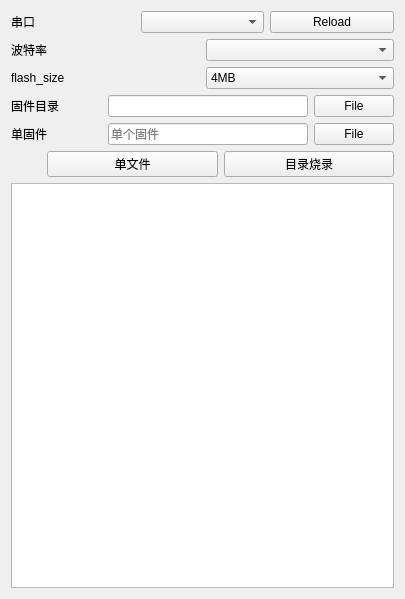
<?xml version="1.0" encoding="UTF-8"?>
<ui version="4.0">
 <class>layout</class>
 <widget class="QWidget" name="layout">
  <property name="geometry">
   <rect>
    <x>0</x>
    <y>0</y>
    <width>405</width>
    <height>599</height>
   </rect>
  </property>
  <property name="windowTitle">
   <string extracomment="ESPtoll">ESPtool Gui</string>
  </property>
  <layout class="QVBoxLayout" name="verticalLayout_3">
   <item>
    <layout class="QHBoxLayout" name="horizontalLayout">
     <item>
      <widget class="QLabel" name="label">
       <property name="text">
        <string>串口</string>
       </property>
      </widget>
     </item>
     <item>
      <widget class="QComboBox" name="portBox"/>
     </item>
     <item>
      <widget class="QPushButton" name="Reload">
       <property name="text">
        <string>Reload</string>
       </property>
      </widget>
     </item>
    </layout>
   </item>
   <item>
    <layout class="QVBoxLayout" name="verticalLayout_2">
     <item>
      <layout class="QHBoxLayout" name="horizontalLayout_2">
       <item>
        <widget class="QLabel" name="label_2">
         <property name="text">
          <string>波特率</string>
         </property>
        </widget>
       </item>
       <item>
        <widget class="QComboBox" name="baudBox"/>
       </item>
      </layout>
     </item>
     <item>
      <layout class="QHBoxLayout" name="horizontalLayout_3">
       <item>
        <widget class="QLabel" name="label_3">
         <property name="text">
          <string>flash_size</string>
         </property>
        </widget>
       </item>
       <item>
        <widget class="QComboBox" name="flashSizeBox">
         <property name="currentIndex">
          <number>5</number>
         </property>
         <property name="modelColumn">
          <number>0</number>
         </property>
         <item>
          <property name="text">
           <string>256KB</string>
          </property>
         </item>
         <item>
          <property name="text">
           <string>512KB</string>
          </property>
         </item>
         <item>
          <property name="text">
           <string>1MB</string>
          </property>
         </item>
         <item>
          <property name="text">
           <string>2MB</string>
          </property>
         </item>
         <item>
          <property name="text">
           <string>2MB-c1</string>
          </property>
         </item>
         <item>
          <property name="text">
           <string>4MB</string>
          </property>
         </item>
         <item>
          <property name="text">
           <string>4MB-c1</string>
          </property>
         </item>
         <item>
          <property name="text">
           <string>8MB</string>
          </property>
         </item>
         <item>
          <property name="text">
           <string>16MB</string>
          </property>
         </item>
        </widget>
       </item>
      </layout>
     </item>
    </layout>
   </item>
   <item>
    <layout class="QHBoxLayout" name="horizontalLayout_4">
     <item>
      <widget class="QLabel" name="label_4">
       <property name="text">
        <string>固件目录</string>
       </property>
      </widget>
     </item>
     <item>
      <spacer name="horizontalSpacer">
       <property name="orientation">
        <enum>Qt::Horizontal</enum>
       </property>
       <property name="sizeHint" stdset="0">
        <size>
         <width>40</width>
         <height>20</height>
        </size>
       </property>
      </spacer>
     </item>
     <item>
      <widget class="QLineEdit" name="allBin">
       <property name="enabled">
        <bool>true</bool>
       </property>
       <property name="minimumSize">
        <size>
         <width>200</width>
         <height>0</height>
        </size>
       </property>
       <property name="text">
        <string/>
       </property>
       <property name="readOnly">
        <bool>true</bool>
       </property>
      </widget>
     </item>
     <item>
      <widget class="QPushButton" name="file">
       <property name="text">
        <string>File</string>
       </property>
      </widget>
     </item>
    </layout>
   </item>
   <item>
    <layout class="QHBoxLayout" name="horizontalLayout_5">
     <item>
      <widget class="QLabel" name="label_5">
       <property name="text">
        <string>单固件</string>
       </property>
      </widget>
     </item>
     <item>
      <spacer name="horizontalSpacer_2">
       <property name="orientation">
        <enum>Qt::Horizontal</enum>
       </property>
       <property name="sizeHint" stdset="0">
        <size>
         <width>40</width>
         <height>20</height>
        </size>
       </property>
      </spacer>
     </item>
     <item>
      <widget class="QLineEdit" name="oneBin">
       <property name="minimumSize">
        <size>
         <width>200</width>
         <height>0</height>
        </size>
       </property>
       <property name="inputMask">
        <string/>
       </property>
       <property name="readOnly">
        <bool>true</bool>
       </property>
       <property name="placeholderText">
        <string>单个固件</string>
       </property>
      </widget>
     </item>
     <item>
      <widget class="QPushButton" name="file2">
       <property name="text">
        <string>File</string>
       </property>
      </widget>
     </item>
    </layout>
   </item>
   <item>
    <layout class="QHBoxLayout" name="horizontalLayout_6">
     <item>
      <spacer name="horizontalSpacer_3">
       <property name="orientation">
        <enum>Qt::Horizontal</enum>
       </property>
       <property name="sizeType">
        <enum>QSizePolicy::Minimum</enum>
       </property>
       <property name="sizeHint" stdset="0">
        <size>
         <width>36</width>
         <height>20</height>
        </size>
       </property>
      </spacer>
     </item>
     <item>
      <widget class="QPushButton" name="flash_one">
       <property name="text">
        <string>单文件</string>
       </property>
      </widget>
     </item>
     <item>
      <widget class="QPushButton" name="flash_all">
       <property name="text">
        <string>目录烧录</string>
       </property>
      </widget>
     </item>
    </layout>
   </item>
   <item>
    <layout class="QVBoxLayout" name="verticalLayout_4">
     <item>
      <widget class="QPlainTextEdit" name="textShow">
       <property name="plainText">
        <string/>
       </property>
       <property name="centerOnScroll">
        <bool>false</bool>
       </property>
      </widget>
     </item>
    </layout>
   </item>
  </layout>
 </widget>
 <tabstops>
  <tabstop>portBox</tabstop>
  <tabstop>allBin</tabstop>
  <tabstop>oneBin</tabstop>
  <tabstop>flashSizeBox</tabstop>
  <tabstop>flash_one</tabstop>
  <tabstop>flash_all</tabstop>
  <tabstop>baudBox</tabstop>
  <tabstop>file</tabstop>
  <tabstop>file2</tabstop>
 </tabstops>
 <resources/>
 <connections/>
</ui>
